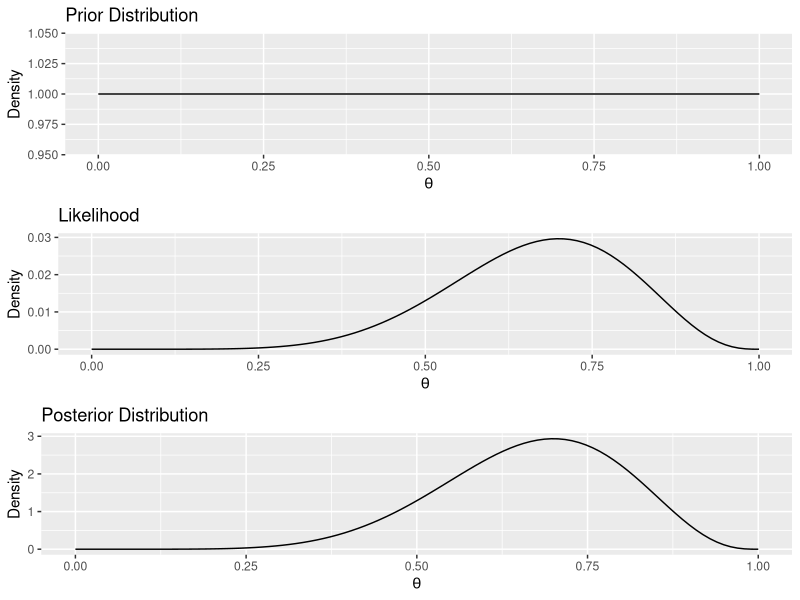

The R script that drew this image:
## ---- chunk 1
knitr::opts_chunk$set(echo = TRUE)
## ---- chunk 2
library(tidyverse)
library(gridExtra)
## ---- chunk 3
# Parameters for the prior Beta distribution
alpha_prior <- 1
beta_prior <- 1

# Data: number of successes and trials
successes <- 7
trials <- 10
failures <- trials - successes

# Parameters for the posterior Beta distribution
alpha_post <- alpha_prior + successes
beta_post <- beta_prior + failures

# Sequence of theta values
theta <- seq(0, 1, length.out = 100)

# Calculate the densities
prior_density <- dbeta(theta, alpha_prior, beta_prior)
likelihood_density <- dbinom(successes, trials, theta) / sum(dbinom(successes, trials, theta))
posterior_density <- dbeta(theta, alpha_post, beta_post)
## ---- chunk 4
# Create plots
prior_plot <- ggplot(data.frame(theta, prior_density), aes(x = theta, y = prior_density)) +
  geom_line() +
  ggtitle("Prior Distribution") +
  ylab("Density") +
  xlab(expression(theta))

likelihood_plot <- ggplot(data.frame(theta, likelihood_density), aes(x = theta, y = likelihood_density)) +
  geom_line() +
  ggtitle("Likelihood") +
  ylab("Density") +
  xlab(expression(theta))

posterior_plot <- ggplot(data.frame(theta, posterior_density), aes(x = theta, y = posterior_density)) +
  geom_line() +
  ggtitle("Posterior Distribution") +
  ylab("Density") +
  xlab(expression(theta))

# Arrange the plots
grid.arrange(prior_plot, likelihood_plot, posterior_plot, nrow = 3)
